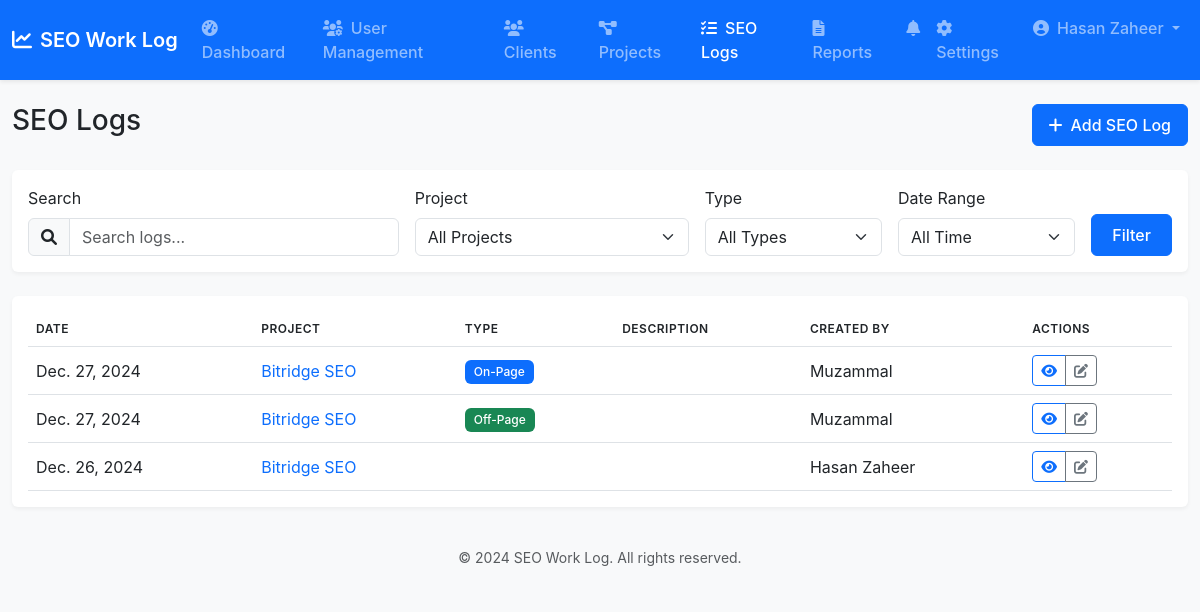
Page /seo-logs/ (signed in) on the committed database.
### core/models.py (models this page shows, shortened)
class CustomUser(AbstractUser):
    ROLE_CHOICES = (
        ('admin', 'Administrator'),
        ('provider', 'Provider'),
        ('client', 'Client'),
    )
    role = models.CharField(max_length=10, choices=ROLE_CHOICES, default='client')

class SEOLog(models.Model):
    project = models.ForeignKey(Project, on_delete=models.CASCADE)
    date = models.DateField()
    created_by = models.ForeignKey(CustomUser, on_delete=models.CASCADE, related_name='created_logs')
    on_page_work = models.BooleanField(default=False)
    off_page_work = models.BooleanField(default=False)
    on_page_description = models.TextField(blank=True)
    off_page_description = models.TextField(blank=True)
    providers = models.ManyToManyField(CustomUser, related_name='assigned_logs', blank=True)
    class Meta:
        ordering = ['-date']

class Project(models.Model):
    client = models.ForeignKey(Client, on_delete=models.CASCADE)
    name = models.CharField(max_length=255)
    description = models.TextField()
    start_date = models.DateField()
    end_date = models.DateField(null=True, blank=True)
    is_active = models.BooleanField(default=True)
    created_at = models.DateTimeField(auto_now_add=True)
    updated_at = models.DateTimeField(auto_now=True)
    providers = models.ManyToManyField(CustomUser, related_name='assigned_projects', blank=True, limit_choices_to={'role': 'provider'})

### core/views.py (the view)
# urls.py: path('seo-logs/', views.seo_log_list, name='seo_logs'),
@login_required
@role_required(['admin', 'provider'])
def seo_log_list(request):
    if request.user.role == 'provider':
        logs = SEOLog.objects.filter(created_by=request.user)
        projects = Project.objects.filter(seolog__created_by=request.user).distinct()
    else:
        logs = SEOLog.objects.all()
        projects = Project.objects.all()
    search = request.GET.get('search')
    if search:
        logs = logs.filter(description__icontains=search)
    project_id = request.GET.get('project')
    if project_id:
        logs = logs.filter(project_id=project_id)
    log_type = request.GET.get('type')
    if log_type == 'on_page':
        logs = logs.filter(on_page_work=True)
    elif log_type == 'off_page':
        logs = logs.filter(off_page_work=True)
    date_range = request.GET.get('date')
    if date_range == 'today':
        logs = logs.filter(date=timezone.now().date())
    elif date_range == 'week':
        week_ago = timezone.now().date() - timezone.timedelta(days=7)
        logs = logs.filter(date__gte=week_ago)
    elif date_range == 'month':
        month_ago = timezone.now().date() - timezone.timedelta(days=30)
        logs = logs.filter(date__gte=month_ago)
    logs = logs.order_by('-date')
    return render(request, 'core/seo_log_list.html', {
        'title': 'SEO Logs',
        'logs': logs,
        'projects': projects,
    })

### core/views.py (called while the page is built)
def role_required(roles):
    def decorator(view_func):
        @wraps(view_func)
        def _wrapped_view(request, *args, **kwargs):
            if request.user.role not in roles:
                messages.error(request, "You don't have permission to access this page.")
                return redirect('dashboard')
            return view_func(request, *args, **kwargs)
        return _wrapped_view
    return decorator

### core/templates/core/seo_log_list.html (shortened to what this page needs)
{% extends 'core/base.html' %}
{% load static %}
{% block content %}
<div class="container-fluid py-4">
    <div class="d-flex justify-content-between align-items-center mb-4">
        <h1 class="h3">SEO Logs</h1>
        <a href="{% url 'seo_log_add' %}" class="btn btn-primary">
            <i class="fas fa-plus me-2"></i>Add SEO Log
        </a>
    </div>
    <div class="card border-0 shadow-sm mb-4">
        <div class="card-body">
            <form method="get" class="row g-3">
                <div class="col-md-4">
                    <label for="search" class="form-label">Search</label>
                    <div class="input-group">
                        <span class="input-group-text">
                            <i class="fas fa-search"></i>
                        </span>
                        <input type="text" class="form-control" id="search" name="search"
                               placeholder="Search logs..." value="{{ request.GET.search }}">
                    </div>
                </div>
                <div class="col-md-3">
                    <label for="project" class="form-label">Project</label>
                    <select class="form-select" id="project" name="project">
                        <option value="">All Projects</option>
                    </select>
                </div>
                <div class="col-md-2">
                    <label for="type" class="form-label">Type</label>
                    <select class="form-select" id="type" name="type">
                        <option value="">All Types</option>
                    </select>
                </div>
                <div class="col-md-2">
                    <label for="date" class="form-label">Date Range</label>
                    <select class="form-select" id="date" name="date">
                        <option value="">All Time</option>
                    </select>
                </div>
                <div class="col-md-1 d-flex align-items-end">
                    <button type="submit" class="btn btn-primary w-100">
                        Filter
                    </button>
                </div>
            </form>
        </div>
    </div>
    <div class="card border-0 shadow-sm">
        <div class="card-body">
            {% if logs %}
            <div class="table-responsive">
                <table class="table table-hover align-middle">
                    <thead>
                        <tr>
                            <th>Date</th>
                            <th>Project</th>
                            <th>Type</th>
                            <th>Description</th>
                            <th>Created By</th>
                            <th>Actions</th>
                        </tr>
                    </thead>
                    <tbody>
                        {% for log in logs %}
                        <tr>
                            <td>{{ log.date }}</td>
                            <td>
                                <a href="{% url 'project_detail' log.project.pk %}" class="text-decoration-none">
                                    {{ log.project.name }}
                                </a>
                            </td>
                            <td>
                                {% if log.on_page_work %}
                                <span class="badge bg-primary">On-Page</span>
                                {% endif %}
                                {% if log.off_page_work %}
                                <span class="badge bg-success">Off-Page</span>
                                {% endif %}
                            </td>
                            <td>{{ log.description|truncatechars:100 }}</td>
                            <td>{{ log.created_by.get_full_name|default:log.created_by.username }}</td>
                            <td>
                                <div class="btn-group">
                                    <a href="{% url 'seo_log_detail' log.pk %}" class="btn btn-sm btn-outline-primary">
                                        <i class="fas fa-eye"></i>
                                    </a>
                                    <a href="{% url 'seo_log_edit' log.pk %}" class="btn btn-sm btn-outline-secondary">
                                        <i class="fas fa-edit"></i>
                                    </a>
                                </div>
                            </td>
                        </tr>
                        {% endfor %}
                    </tbody>
                </table>
            </div>
            {% else %}
            <div class="text-center py-5">
                <i class="fas fa-clipboard-list fa-3x text-muted mb-3"></i>
                <p class="text-muted mb-0">No SEO logs found.</p>
            </div>
            {% endif %}
        </div>
    </div>
</div>
{% endblock %}

### core/templates/core/base.html (shortened to what this page needs)
{% load static %}
<!DOCTYPE html>
<html lang="en">
<head>
    <link href="https://cdn.jsdelivr.net/npm/bootstrap@5.3.0/dist/css/bootstrap.min.css" rel="stylesheet">
    <link href="https://cdnjs.cloudflare.com/ajax/libs/font-awesome/6.0.0/css/all.min.css" rel="stylesheet">
    <link href="{% static 'css/style.css' %}" rel="stylesheet">
</head>
<body>
    <nav class="navbar navbar-expand-lg navbar-dark bg-primary">
        <div class="container-fluid">
            <a class="navbar-brand" href="{% url 'dashboard' %}">
                <i class="fas fa-chart-line me-2"></i>SEO Work Log
            </a>
            {% if user.is_authenticated %}
            <div class="collapse navbar-collapse" id="navbarNav">
                <ul class="navbar-nav me-auto">
                    <li class="nav-item">
                        <a class="nav-link {% if request.resolver_match.url_name == 'dashboard' %}active{% endif %}"
                           href="{% url 'dashboard' %}">
                            <i class="fas fa-tachometer-alt me-2"></i>Dashboard
                        </a>
                    </li>
                    {% if user.role == 'admin' %}
                    <li class="nav-item">
                        <a class="nav-link {% if 'users' in request.path %}active{% endif %}"
                           href="{% url 'admin:core_customuser_changelist' %}">
                            <i class="fas fa-users-cog me-2"></i>User Management
                        </a>
                    </li>
                    {% endif %}
                    {% if user.role != 'client' %}
                    <li class="nav-item">
                        <a class="nav-link {% if 'clients' in request.path %}active{% endif %}"
                           href="{% url 'clients' %}">
                            <i class="fas fa-users me-2"></i>Clients
                        </a>
                    </li>
                    {% endif %}
                    <li class="nav-item">
                        <a class="nav-link {% if 'projects' in request.path %}active{% endif %}"
                           href="{% url 'projects' %}">
                            <i class="fas fa-project-diagram me-2"></i>Projects
                        </a>
                    </li>
                    {% if user.role != 'client' %}
                    <li class="nav-item">
                        <a class="nav-link {% if 'seo-logs' in request.path %}active{% endif %}"
                           href="{% url 'seo_logs' %}">
                            <i class="fas fa-tasks me-2"></i>SEO Logs
                        </a>
                    </li>
                    {% endif %}
                    <li class="nav-item">
                        <a class="nav-link {% if 'reports' in request.path %}active{% endif %}"
                           href="{% url 'reports' %}">
                            <i class="fas fa-file-alt me-2"></i>Reports
                        </a>
                    </li>
                </ul>
                <ul class="navbar-nav">
                    <li class="nav-item dropdown">
                        <a class="nav-link" href="#" id="notificationsDropdown" role="button"
                           data-bs-toggle="dropdown" aria-expanded="false">
                            <i class="fas fa-bell"></i>
                        </a>
                    </li>
                    <li class="nav-item">
                        <a class="nav-link {% if 'settings' in request.path %}active{% endif %}"
                           href="{% url 'settings' %}">
                            <i class="fas fa-cog me-2"></i>Settings
                        </a>
                    </li>
                    <li class="nav-item dropdown">
                        <a class="nav-link dropdown-toggle" href="#" id="userDropdown" role="button"
                           data-bs-toggle="dropdown">
                            <i class="fas fa-user-circle me-2"></i>{{ user.get_full_name|default:user.username }}
                        </a>
                    </li>
                </ul>
            </div>
            {% endif %}
        </div>
    </nav>
    <main>
        {% block content %}{% endblock %}
    </main>
    <footer class="footer mt-auto py-3 bg-light">
        <div class="container text-center">
            <span class="text-muted">© {% now "Y" %} SEO Work Log. All rights reserved.</span>
        </div>
    </footer>
</body>
</html>

### core/static/css/style.css (style rules this page uses)
body { background-color: #f8f9fa; font-family: 'Inter', -apple-system, BlinkMacSystemFont, "Segoe UI", Roboto, "Helvetica Neue", Arial, sans-serif; }
.navbar { box-shadow: 0 0.125rem 0.25rem rgba(0, 0, 0, 0.075); }
.navbar-brand { font-weight: 600; }
.nav-link { font-weight: 500; }
.card { transition: transform 0.2s ease-in-out; }
.table { margin-bottom: 0; }
.table th { font-weight: 600; text-transform: uppercase; font-size: 0.75rem; letter-spacing: 0.5px; }
.table td { vertical-align: middle; }
.badge { font-weight: 500; padding: 0.5em 0.75em; }
.btn { font-weight: 500; padding: 0.5rem 1rem; }
.btn-sm { padding: 0.25rem 0.5rem; }
.footer { font-size: 0.875rem; }
.shadow-sm { box-shadow: 0 0.125rem 0.25rem rgba(0, 0, 0, 0.05) !important; }
.nav-link, .btn { transition: all 0.2s ease-in-out; }
.nav-item .nav-link { position: relative; }

### rows in the picture
CustomUser: get_full_name "Hasan Zaheer"
SEOLog: date "Dec. 27, 2024", project.name "Bitridge SEO", on_page_work "On-Page", created_by.get_full_name "Muzammal"
SEOLog: date "Dec. 27, 2024", project.name "Bitridge SEO", off_page_work "Off-Page", created_by.get_full_name "Muzammal"
SEOLog: date "Dec. 26, 2024", project.name "Bitridge SEO", created_by.get_full_name "Hasan Zaheer"
